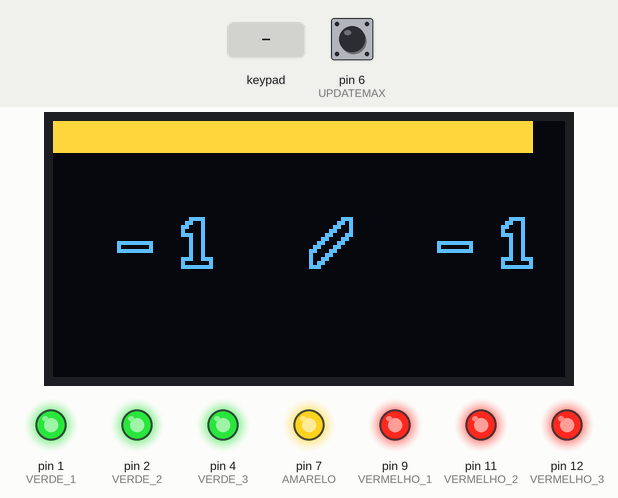
Recording of a sketch running on a simulated Arduino Mega 2560, built for the host (arithmetic inside an expression is 32-bit, double 64-bit). Parts: 128×64 one-colour display, output pins drawn as LEDs (lit = HIGH). The inputs (shaded band) are chosen by the test bench; at power-on: pin 6 (UPDATEMAX) HIGH. The OLED is the two-colour kind (top 16 rows yellow); EEPROM starts erased.

Above: at 1.3 s.
1.4 s: pin 6 (UPDATEMAX) pulled LOW for 0.15 s
At 2.4 s:
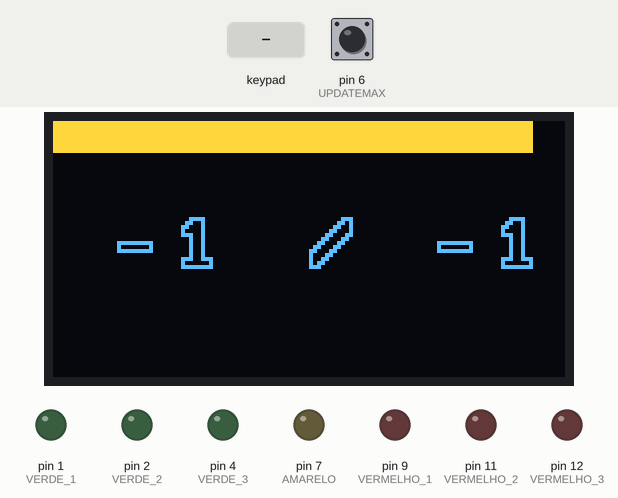
3.0 s: key '-' pressed
At 3.5 s:
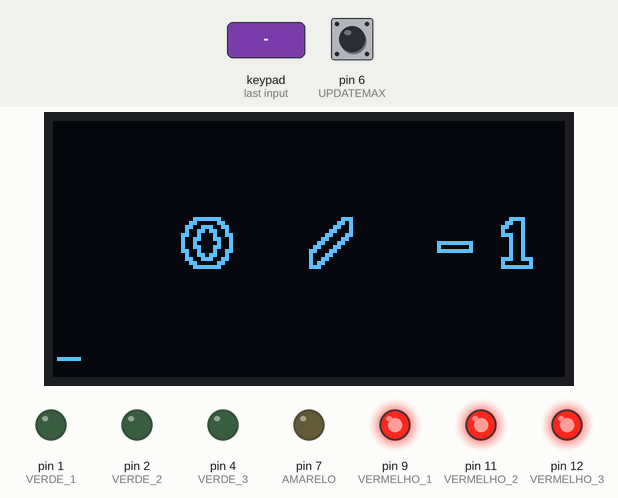
4.5 s: pin 6 (UPDATEMAX) pulled LOW for 1 s
At 6.3 s:
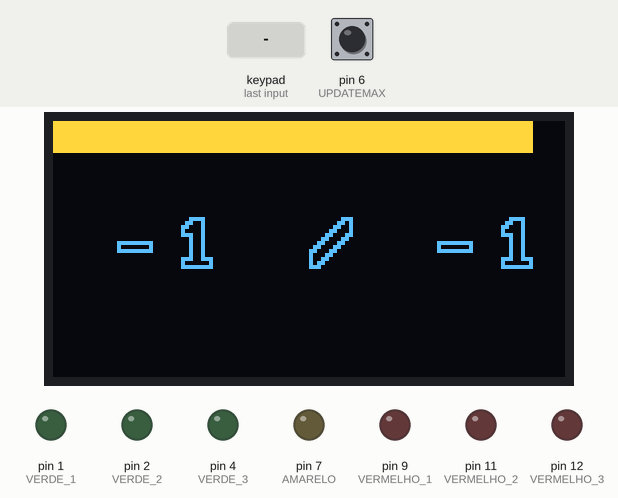
7.0 s: keypad keys 3 3 3 6 3 8 3 7 pressed 0.4 s apart
At 7.22 s:
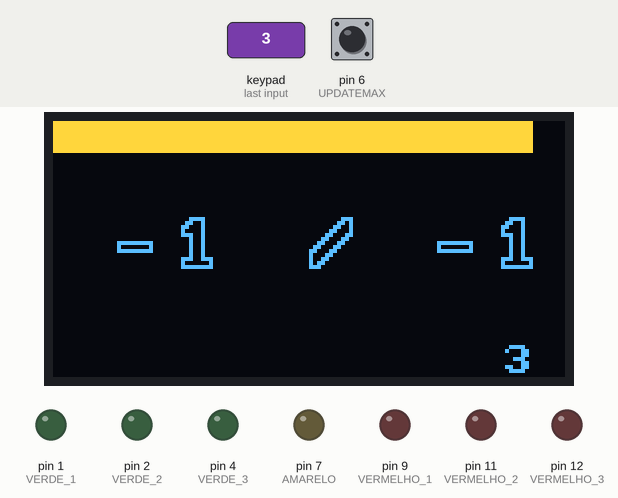
11.7 s: key '1' pressed
At 12.3 s:
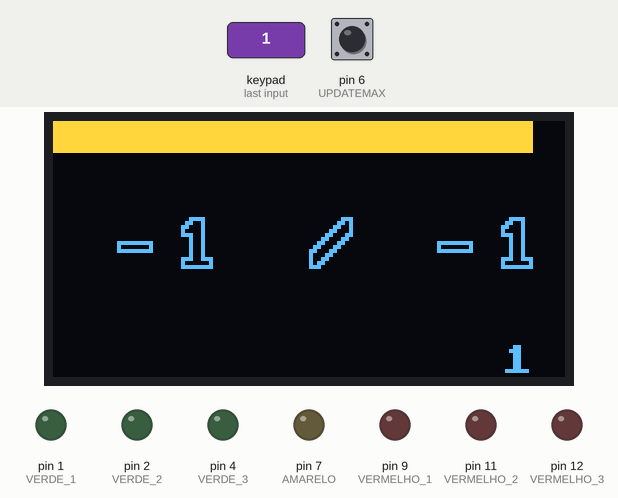
13.2 s: key '+' pressed
At 13.5 s:
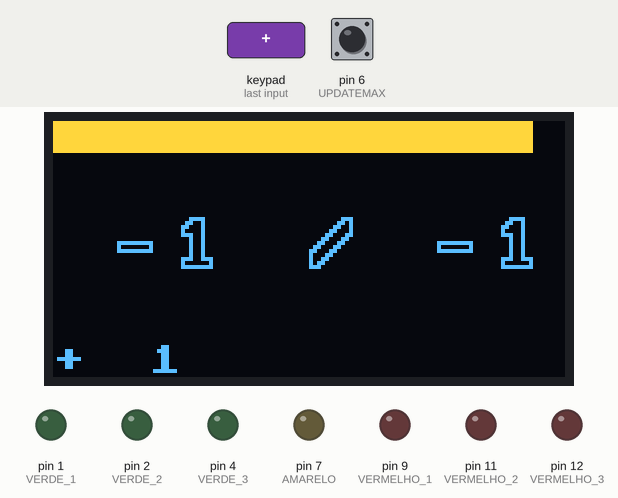
Timing chart, 0 to 16.2 s (numbered marks = the images above; inputs shaded):
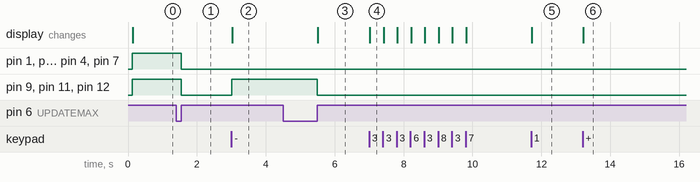

Measured:
- after the input at 1.4 s, pin 1 (VERDE_1), pin 2 (VERDE_2), pin 4 (VERDE_3), pin 7 (AMARELO), pin 9 (VERMELHO_1), pin 11 (VERMELHO_2), pin 12 (VERMELHO_3): HIGH → LOW after 0.15 s
- after the input at 3.0 s, pin 9 (VERMELHO_1), pin 11 (VERMELHO_2), pin 12 (VERMELHO_3): LOW → HIGH at once; the display: changes at once (image 2)
- after the input at 4.5 s, pin 9 (VERMELHO_1), pin 11 (VERMELHO_2), pin 12 (VERMELHO_3): HIGH → LOW after 1.0 s; the display: first changes after 1.0 s (image 3 shows a later state)
- after the input at 7.0 s, the display: changes at once (image 4)
- after the input at 11.7 s, the display: changes at once (image 5)
- after the input at 13.2 s, the display: changes at once (image 6)

The sketch:

MGHPRPG_V2.ino
```cpp
//================================================================================================
// KEYPAD

#include <Keypad.h>
const byte ROWS = 4, COLS = 3;
//define the symbols on the buttons of the keypads
char hexaKeys[ROWS][COLS] = {
  {'1','2','3'},
  {'4','5','6'},
  {'7','8','9'},
  {'-','0','+'}
};
// __ C2 R1 C1 R4 C3 R3 R2 __
// __ 18 33 35 37 40 38 36 __
//byte rowPins[ROWS] = {35, 40, 33, 37}, colPins[COLS] = {36, 34, 38};
byte rowPins[ROWS] = {33, 36, 38, 37}, colPins[COLS] = {35, 18, 40};
//initialize an instance of class NewKeypad
Keypad teclado = Keypad(makeKeymap(hexaKeys), rowPins, colPins, ROWS, COLS);

//================================================================================================
// DISPLAY OLED

#include <Wire.h>
#include <Arduino.h>
#include <U8x8lib.h>
#ifdef U8X8_HAVE_HW_SPI
  #include <SPI.h>
#endif

U8X8_SH1106_128X64_NONAME_HW_I2C display_(U8X8_PIN_NONE);

int HPMAX = 128, HP = HPMAX;
int modNum = 0, len = 0; uint8_t modStr[4] = "   ", prevMod[5] = "    ";
bool morrendo = 0, morto = 0; int falhas = 0, sucessos = 0;

void drawHP(void) {

  int frac, fulls, edgeLen, col, row;
  if(HPMAX){
    //frac=HP*128/HPMAX;
    fulls = HP*15/HPMAX;
    //edgeLen = ((128*HP)/HPMAX)%16;
  }
  //uint8_t edgeFill = 0x0F>>(8-edgeLen/2);
  //const uint8_t edge_tile[] = { edgeFill, edgeFill, edgeFill, edgeFill, edgeFill, edgeFill, edgeFill, edgeFill };

  static const uint8_t void_tile[128] = {};
  static const uint8_t full_tile[] = {  //16 rows
    0xFF, 0xFF, 0xFF, 0xFF, 0xFF, 0xFF, 0xFF, 0xFF,
    0xFF, 0xFF, 0xFF, 0xFF, 0xFF, 0xFF, 0xFF, 0xFF,
    0xFF, 0xFF, 0xFF, 0xFF, 0xFF, 0xFF, 0xFF, 0xFF,
    0xFF, 0xFF, 0xFF, 0xFF, 0xFF, 0xFF, 0xFF, 0xFF,

    0xFF, 0xFF, 0xFF, 0xFF, 0xFF, 0xFF, 0xFF, 0xFF,
    0xFF, 0xFF, 0xFF, 0xFF, 0xFF, 0xFF, 0xFF, 0xFF,
    0xFF, 0xFF, 0xFF, 0xFF, 0xFF, 0xFF, 0xFF, 0xFF,
    0xFF, 0xFF, 0xFF, 0xFF, 0xFF, 0xFF, 0xFF, 0xFF,

    0xFF, 0xFF, 0xFF, 0xFF, 0xFF, 0xFF, 0xFF, 0xFF,
    0xFF, 0xFF, 0xFF, 0xFF, 0xFF, 0xFF, 0xFF, 0xFF,
    0xFF, 0xFF, 0xFF, 0xFF, 0xFF, 0xFF, 0xFF, 0xFF,
    0xFF, 0xFF, 0xFF, 0xFF, 0xFF, 0xFF, 0xFF, 0xFF,

    0xFF, 0xFF, 0xFF, 0xFF, 0xFF, 0xFF, 0xFF, 0xFF,
    0xFF, 0xFF, 0xFF, 0xFF, 0xFF, 0xFF, 0xFF, 0xFF,
    0xFF, 0xFF, 0xFF, 0xFF, 0xFF, 0xFF, 0xFF, 0xFF,
    0xFF, 0xFF, 0xFF, 0xFF, 0xFF, 0xFF, 0xFF, 0xFF
  };
  display_.drawTile(0, 0, fulls, (uint8_t*)full_tile);
  display_.drawTile(fulls, 0, 15-fulls, (uint8_t*)void_tile);

  display_.setFont(u8x8_font_lucasarts_scumm_subtitle_o_2x2_f);
  char print[32];
  sprintf(print, "%3i /%3i", HP, HPMAX);
  display_.drawString(0,3, print);
}

void drawVoid(void) {
  static const uint8_t void_tile[128] = {};
  display_.drawTile(0, 0, 16, (uint8_t*)void_tile);
  display_.drawTile(0, 3, 16, (uint8_t*)void_tile);
  display_.drawTile(0, 4, 16, (uint8_t*)void_tile);
  char print[32];
  sprintf(print, "               ", prevMod, modStr);
  display_.drawString(0,7, print);
}

void draw(void) {

  drawHP();

  display_.setFont(u8x8_font_amstrad_cpc_extended_f);
  char print[32];
  sprintf(print, "%s        %s", prevMod, modStr);
  display_.drawString(0,7, print);

  //Serial.printf("%3i / %3i | m:%c M:%c | s:%i f:%i | prev: '%s', mod: '%s'\n", HP, HPMAX, morrendo?'s':'n', morto?'s':'n', sucessos, falhas, prevMod, modStr);
}

//================================================================================================
// LEDS

#define VERDE_1 1
#define VERDE_2 2
#define VERDE_3 4
#define AMARELO 7
#define VERMELHO_1 9
#define VERMELHO_2 11
#define VERMELHO_3 12

void computeLeds() {
  digitalWrite(AMARELO, (morrendo)?HIGH:LOW);
  digitalWrite(VERMELHO_1, (falhas>0)?HIGH:LOW);
  digitalWrite(VERMELHO_2, (falhas>1)?HIGH:LOW);
  digitalWrite(VERMELHO_3, (falhas>2)?HIGH:LOW);
  digitalWrite(VERDE_1, (sucessos>0)?HIGH:LOW);
  digitalWrite(VERDE_2, (sucessos>1)?HIGH:LOW);
  digitalWrite(VERDE_3, (sucessos>2)?HIGH:LOW);
}

//================================================================================================

#include <EEPROM.h>
/**/
//addresses in EEPROM of HP and HPMAX
#define SAVEDADDR 0 //is saved?
#define morrendoADDR 1
#define sucessosADDR 2
#define falhasADDR 3
#define HPADDR 4
#define HPMAXADDR 8
#define mortoADDR 12
void writeInt(int addr, int val) {/**/
  EEPROM.write(addr,   (val    )&255);
  EEPROM.write(addr+1, (val>> 8)&255);
  EEPROM.write(addr+2, (val>>16)&255);
  EEPROM.write(addr+3, (val>>24)&255);
}
int readInt(int addr) {/**/
  int val = 0;
  val += EEPROM.read(addr  )    ;
  val += EEPROM.read(addr+1)<< 8;
  val += EEPROM.read(addr+2)<<16;
  val += EEPROM.read(addr+3)<<24;
  return val;
}

void saveFlags() {
  EEPROM.write(morrendoADDR, morrendo); EEPROM.write(mortoADDR, morto);
  EEPROM.write(sucessosADDR, sucessos); EEPROM.write(falhasADDR, falhas);
}
void loadFlags() {
  morrendo = EEPROM.read(morrendoADDR); morto = EEPROM.read(mortoADDR);
  sucessos = EEPROM.read(sucessosADDR); falhas = EEPROM.read(falhasADDR);
}

//================================================================================================
// UTILITIES

//update HPMAX
#define UPDATEMAX 6

// numero de milisegundos para desligar tela
const int tempo_tela = 10000;
unsigned long timer_tela = 0;
bool off_tela = 0;

// Atualiza leds, printa ultima atualização, reseta entrada
void confirma(char modCha) {
  computeLeds();
  prevMod[0]=modCha;
  prevMod[1]=modStr[0];
  prevMod[2]=modStr[1];
  prevMod[3]=modStr[2];
  len=0, modNum=0, modStr[0]=modStr[1]=modStr[2]=' ';
}

//================================================================================================

void setup(){
  pinMode(VERMELHO_1, OUTPUT);
  pinMode(VERMELHO_2, OUTPUT);
  pinMode(VERMELHO_3, OUTPUT);
  pinMode(VERDE_1, OUTPUT);
  pinMode(VERDE_2, OUTPUT);
  pinMode(VERDE_3, OUTPUT);
  pinMode(AMARELO, OUTPUT);

  pinMode(UPDATEMAX, INPUT_PULLUP);

  //Serial.begin(9600);

  Wire.begin(5, 3);
  display_.begin();
  display_.setPowerSave(0);

  EEPROM.begin(16);
  delay(100);
  //EEPROM.write(SAVEDADDR, 0); //reset saved
  if (EEPROM.read(SAVEDADDR)) {
    HP = readInt(HPADDR);
    HPMAX = readInt(HPMAXADDR);
    loadFlags();
    computeLeds();
  }
  else {
    EEPROM.write(SAVEDADDR, 1), writeInt(HPADDR, HP), writeInt(HPMAXADDR, HPMAX);
    EEPROM.write(morrendoADDR, 0), EEPROM.write(mortoADDR, 0);
    EEPROM.write(sucessosADDR, 0), EEPROM.write(falhasADDR, 0);
  }

  draw();
}

void loop(){

  char b = teclado.getKey();
  if (!b) {
    if (digitalRead(UPDATEMAX) == LOW) {
      delay(20);
      if (digitalRead(UPDATEMAX) == LOW) {
        b = 'U';
        while (digitalRead(UPDATEMAX) == LOW) delay(1);
      }
    }
  }

  if (morto) {
    if (b=='U')
      morto=morrendo=falhas=sucessos=modNum=0, saveFlags(), HP=HPMAX, writeInt(HPADDR, HP), modStr[0]=modStr[1]=modStr[2]=' ', confirma(' ');
    else
      return;
  }

  if (b) {
    switch (b) {
      case 'U':
        if (modNum>0) {
          HPMAX=modNum;
          if(HP>HPMAX) HP=HPMAX, writeInt(HPADDR, HP);
          writeInt(HPMAXADDR, HPMAX);
          confirma('U');
        }
      break;
      case '-':
        if (morrendo) { // '-' é usado para computar resultado
          if (modNum==1)       falhas+=2;
          else if (modNum<10)  falhas++;
          else if (modNum==20) morrendo=falhas=sucessos=0, HP=1, writeInt(HPADDR, HP);
          else                 sucessos++;
          if (falhas >= 3) morrendo=sucessos=0, morto=1;
          if (sucessos >= 3) morrendo=falhas=0;
          confirma((modNum<10)?'-':'+');
        }
        else {
          HP -= modNum;
          if(HP<=0) {
            if(HP<=-HPMAX) falhas=3, morto=1;
            else morrendo=1;
            HP=0;
          }
          writeInt(HPADDR, HP);
          confirma('-');
        }
      break;
      case '+':
        if(modNum>0) {
          HP += modNum; if(HP>HPMAX) HP=HPMAX;
          morrendo=falhas=sucessos=0;
          writeInt(HPADDR, HP);
          confirma('+');
        }
      break;
      default:
        len++;
        if(len>=4) len=0, modNum=0, modStr[0]=modStr[1]=modStr[2]=' ';
        else modNum*=10, modNum+=(b-'0'), modStr[0]=modStr[1], modStr[1]=modStr[2], modStr[2]=b;
    }

    saveFlags();
    EEPROM.commit();

    draw();
    computeLeds();
    timer_tela = millis();
    off_tela = 0;

  }

  if(!off_tela && ((millis()-timer_tela) > tempo_tela)) {
    off_tela = 1;
    drawVoid();
    digitalWrite(AMARELO, LOW);
    digitalWrite(VERMELHO_1, LOW);
    digitalWrite(VERMELHO_2, LOW);
    digitalWrite(VERMELHO_3, LOW);
    digitalWrite(VERDE_1, LOW);
    digitalWrite(VERDE_2, LOW);
    digitalWrite(VERDE_3, LOW);
  }
  if(off_tela) delay(20);
}

//================================================================================================
```
